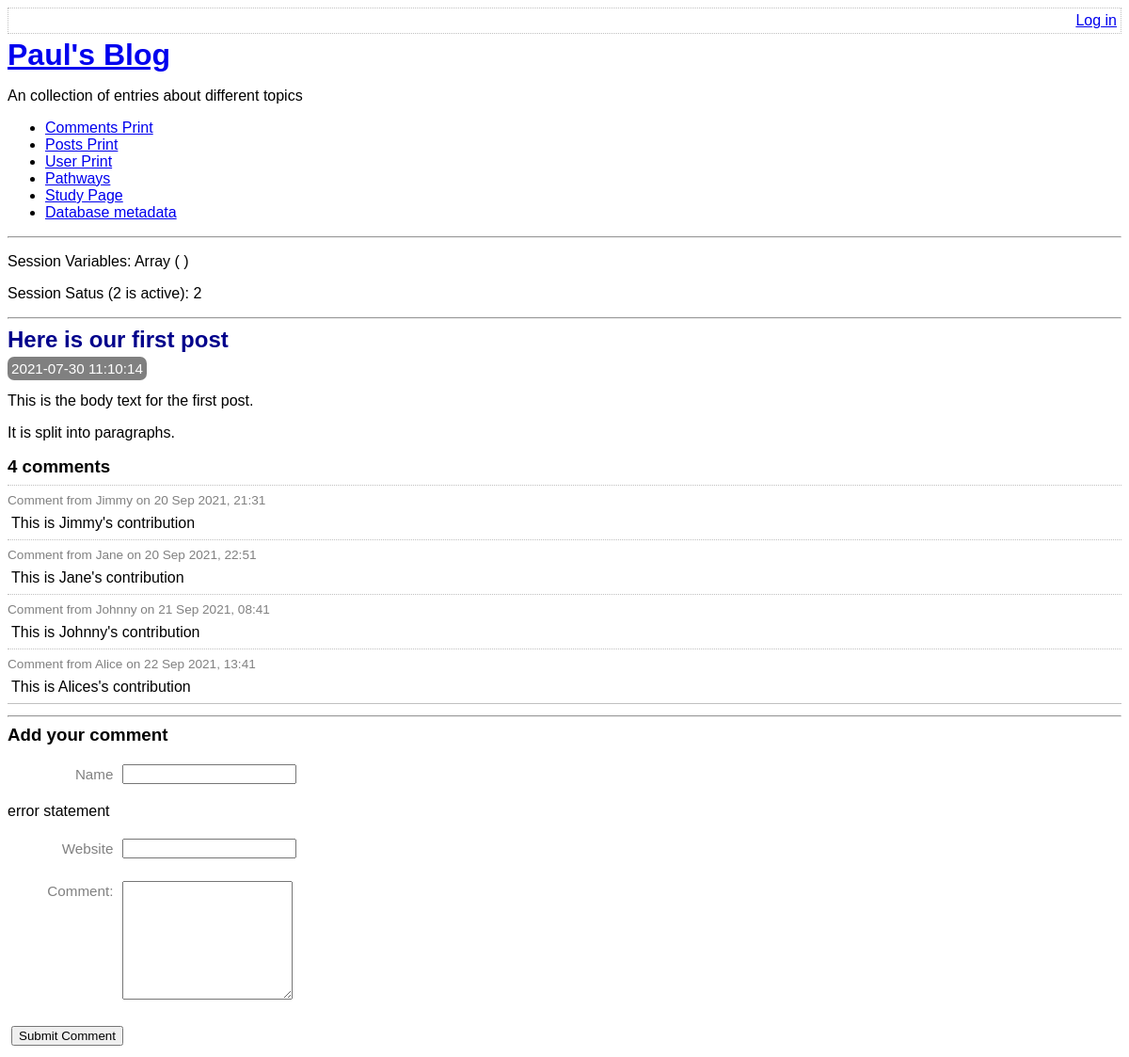
The app's page /view-post.php?post_id=1, older data.
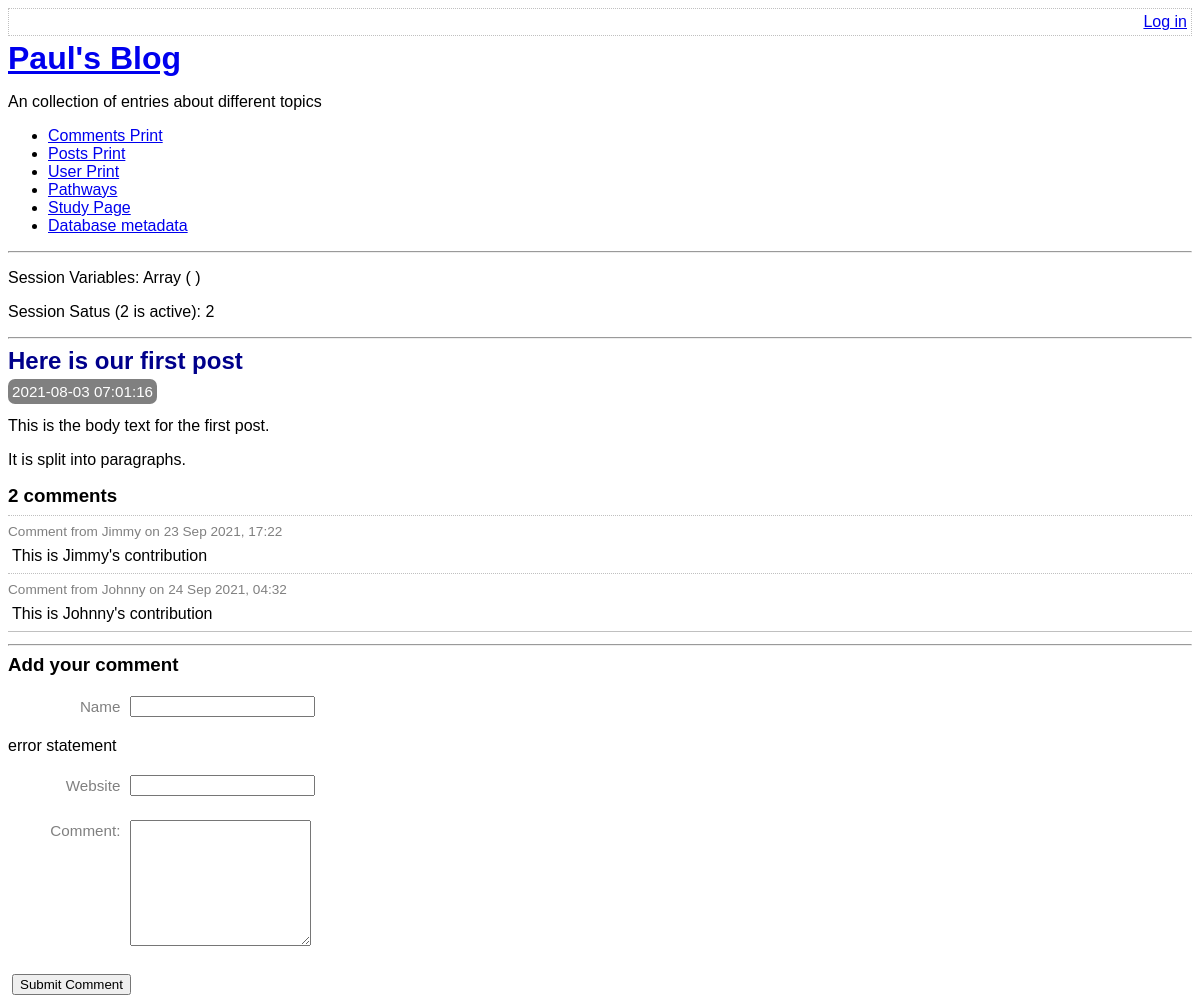
The same page, newer data.
### tables this page shows
CREATE TABLE post(
    id integer primary key not null,
    title text not null,
    body text not null,
    user_id integer not null,
    created_at date not null,
    updated_at date,
    foreign key (user_id) references user(id)
);

CREATE TABLE comment(
    id integer primary key not null,
    post_id integer not null,
    created_at date not null,
    name text not null,
    website text,
    text text not null,
    foreign key (post_id) references post(id)
);

### lib/view-post-common.php (called while the page is built, shortened)
<?php
function getPostRow(PDO $pdo, $postId){
    $stmt = $pdo -> prepare(
        'select title, created_at , body
        from post
        where id=:id'
    );
    $result = $stmt -> execute(
        array('id' => $postId, )
    );
    $row = $stmt -> fetch(PDO::FETCH_ASSOC);
    return $row;
}

### view-post.php (the view, shortened to what this page needs)
<?php
require_once 'lib/common.php';
require_once 'lib/view-post-common.php';
if ( isset( $_GET['post_id'] ) )
{
  $postId = $_GET['post_id'];
}
else{
  $postId = 0;
}
$pdo = getPDO();
$row = getPostRow($pdo, $postId);
if($_POST){
  $postData = $_POST;
  $commentData = array(
    'name' => $_POST['comment-name'],
    'website' => $_POST['comment-website'],
    'text' => $_POST['comment-text'],
  );
  $errors = addCommentToPost($pdo, $postId, $commentData);
  if(!$errors){
    redirectAndExit('view-post.php?post_id=' . $postId);
  }
}else{
  $commentData = array(
      'name' => '',
      'website' => '',
      'text' => '',
  );
}
?>
<?php require_once 'templates/boilerplate.php' ?>
<body>
  <?php require 'templates/title.php' ?>
    <div class="post">
      <h2>
        <?php echo htmlEscape($row['title']) ?>
      </h2>
      <div class="date">
        <?php echo $row['created_at'] ?>
      </div>
      <p>
        <?php echo  convertNewLinesToParagraphs($row['body']) ?>
      </p>
    </div>
    <div class="comment-list">
      <h3> <?php echo countCommentsForPost($pdo , $postId) ?> comments</h3>
      <?php foreach (getCommentsForPost($pdo, $postId) as $comment): ?>
        <div class="comment">
          <div class="comment-meta">
            Comment from
            <?php echo htmlEscape($comment['name']) ?> on
            <?php echo convertSQliteDate($comment['created_at']) ?>
          </div>
          <div class="comment-body">
            <?php echo convertNewLinesToParagraphs($comment['text']) ?>
          </div>
        </div>
      <?php endforeach ?>
    </div>
    <hr/>
    <h3> Add your comment </h3>
    <form method="post" class="comment-form">
    <p>
      <label for="comment-name"> Name </label>
      <input type="text" id="comment-name" name="comment-name" value="<?php echo htmlEscape($commentData['name']) ?>"  />
      <p> error statement </p>
    </p>
    <p>
      <label for="comment-website"> Website </label>
      <input type="text" id="comment-website" name="comment-website" value="<?php echo htmlEscape($commentData['website']) ?>" />
      </p>
    <p>
      <label for="comment-text"> Comment: </label>
      <textarea id="comment-text" name="comment-text" rows="8" columns="70" ><?php echo htmlEscape($commentData['text']) ?></textarea>
    </p>
      <input type="submit" value="Submit Comment"/>
    </form>
</body>
</html>

### lib/common.php (shortened to what this page needs)
<?php
function getRootPath()
{
    return realpath(__DIR__ . '/..');
}
function getDatabasePath()
{
    return getRootPath() . '/data/data.sqlite';
}
function getDsn()
{
    return 'sqlite:' . getDatabasePath();
}
function getPDO()
{
    $pdo = new PDO(getDsn());
    return $pdo;
}
function htmlEscape($html){
    return htmlspecialchars($html, ENT_HTML5, 'UTF-8');
}
function convertNewLinesToParagraphs($text){
    $escaped= htmlEscape($text);
    return '<p>' . str_replace("\n", "</p><p>" , $escaped) . '</p>';
}
function convertSQliteDate($sqlDate){
    $date = DateTime::createFromFormat("Y-m-d H:i:s",$sqlDate);
    return $date -> format('d M Y, H:i');
}
function countCommentsForPost(PDO $pdo, $postId){
    $pdo = getPDO();
    $sql = "
    select count(*) c from comment
    where post_id = :post_id
    ";
    $stmt = $pdo -> prepare($sql);
    $stmt ->execute(
        array('post_id' => $postId, )
    );
    return (int) $stmt -> fetchColumn();
}
function getCommentsForPost(PDO $pdo, $postId){
    $pdo = getPDO();
    $sql = "
    select id, name, text, created_at, website
    from comment
    where post_id = :post_id
    ";
    $stmt = $pdo -> prepare($sql);
    $stmt ->execute(
        array('post_id' => $postId, )
    );
    return $stmt -> fetchAll(PDO::FETCH_ASSOC);
}

Row changes from the older to the newer data that the page shows:
removed comment: name "Jane", created_at "20 Sep 2021, 22:51", text "This is Jane's contribution"
removed comment: name "Alice", created_at "22 Sep 2021, 13:41", text "This is Alices's contribution"
changed post "Here is our first post": created_at "2021-07-30 11:10:14" → "2021-08-03 07:01:16"
changed comment "This is Jimmy's contribution": created_at "20 Sep 2021, 21:31" → "23 Sep 2021, 17:22"
changed comment "This is Johnny's contribution": created_at "21 Sep 2021, 08:41" → "24 Sep 2021, 04:32"
Text that changed along with them:
countCommentsForPost($pdo , $postId): "4" → "2"
